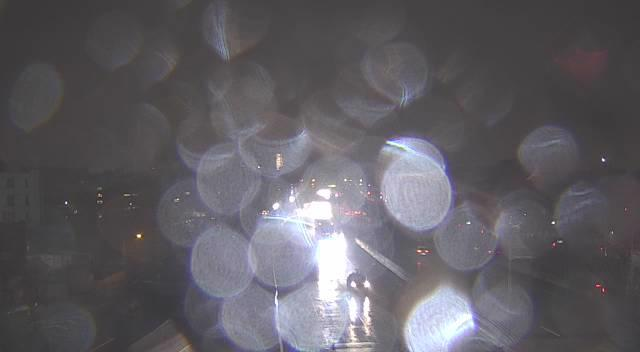
#> input picture bitwise/input1.jpg, 640 x 352 px
$ python bitwise_not.py
#> lines starting #> are read from the running program, lines starting #| are printed output that depends on the picture
# bitwise NOT of 2 input images

import cv2
import numpy as np

# path to input images are specified and
# images are loaded with imread command
image1 = cv2.imread('input1.jpg')
#> image1 is the input picture: shape (352, 640, 3); mean B, G, R 98.9, 93.3, 95.7
image2 = cv2.imread('input2.jpg')
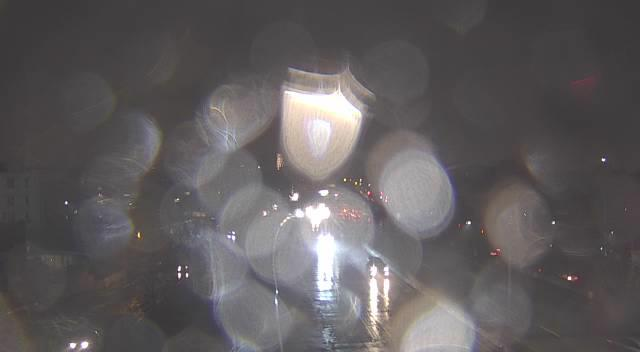
#> input picture bitwise/input2.jpg, 640 x 352 px
#> image2 is the input picture: shape (352, 640, 3); mean B, G, R 93.2, 92, 95.6

# cv2.bitwise_not is applied over the
# image input with applied parameters
dest_not1 = cv2.bitwise_not(image1, mask = None)
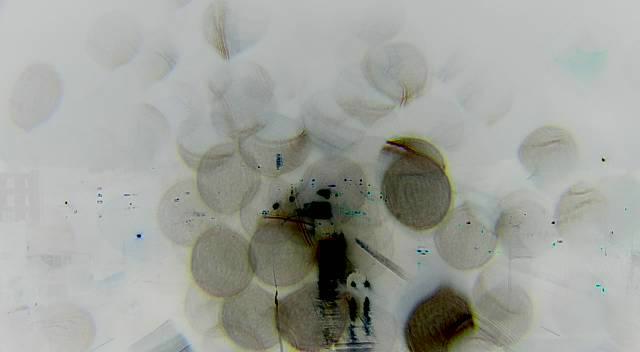
#> dest_not1: shape (352, 640, 3); mean B, G, R 156.1, 161.7, 159.3
dest_not2 = cv2.bitwise_not(image2, mask = None)
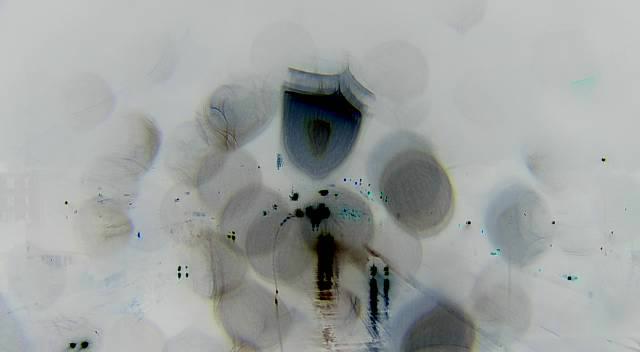
#> dest_not2: shape (352, 640, 3); mean B, G, R 161.8, 163, 159.4

# the windows showing output image
# with the Bitwise NOT operation
# on the 1st and 2nd input image
cv2.imshow('Bitwise NOT on image 1', dest_not1)
cv2.imwrite('bitwise_not1.jpg', dest_not1)
cv2.imshow('Bitwise NOT on image 2', dest_not2)
cv2.imwrite('bitwise_not2.jpg', dest_not2)

# De-allocate any associated memory usage
if cv2.waitKey(0) & 0xff == 27:
#> (key Esc is pressed here)
    cv2.destroyAllWindows()
